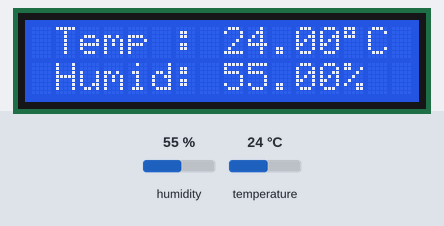
Recording of a sketch running on a simulated Arduino Uno, built with avr-gcc and run on an emulated ATmega328P. On the bench: 16×2 character LCD. The inputs (shaded band) are chosen by the test bench; at power-on: humidity 55 %, temperature 24 °C. What the sketch prints to the serial monitor is not drawn.

Above: at 1.4 s.
1.5 s: humidity set to 22 %
At 10.8 s:
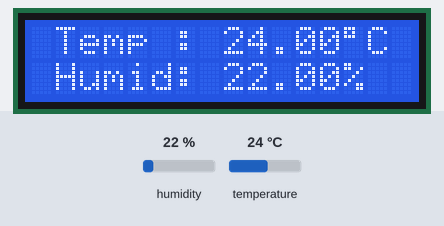
11.5 s: temperature set to 12 °C
At 21.2 s:
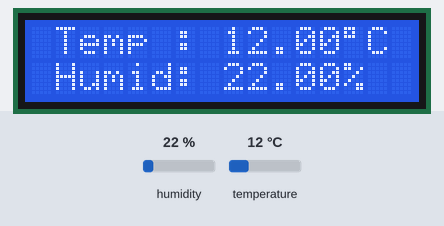
21.6 s: humidity set to 40 %
At 31.4 s:
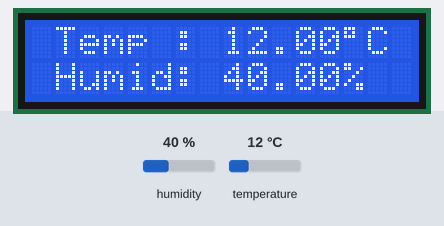
31.7 s: temperature set to 19 °C
At 40.8 s:
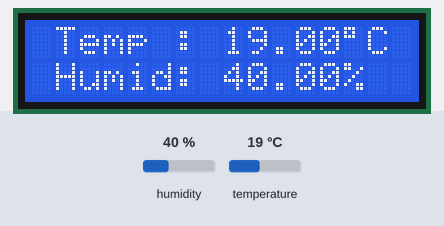
Timing chart, 0 to 42.3 s (numbered marks = the images above; inputs shaded):
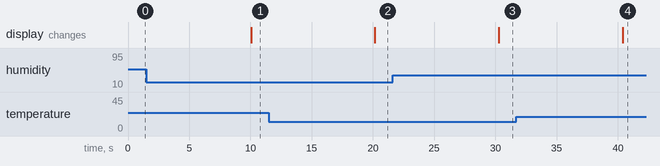

The sketch:

arduino-air.ino
```cpp
#include <Chrono.h>
#include <LiquidCrystal_I2C.h>
#include "DHT.h"
#include <Wire.h>

String nodeName = "TEMP_HUMID";
const char delimiter = '_';

// DTH11
#define DHTPIN 8
#define DHTTYPE DHT11
DHT dht(DHTPIN, DHTTYPE);
float temp = 0.0;
float humid = 0.0;

// LCD
LiquidCrystal_I2C lcd(0x3F, 16, 2);

// Timer
Chrono timer;
const unsigned int interval = 10000;


void setup() {
  Serial.begin(9600);
  setUpLCD();
  dht.begin();


  processData();
}

void loop() {
  repeat();
}

void setUpLCD() {
  Wire.begin(); // sda-A4 scl-A5
  lcd.begin();
  lcd.home();

  lcd.setCursor(1, 0);
  lcd.print("Temp :       C");
  lcd.setCursor(13, 0);
  lcd.print(char(223));
  lcd.setCursor(1, 1);
  lcd.print("Humid:      %");
}

void repeat() {
  if (!timer.hasPassed(interval)) return;
  processData();
  timer.restart();
}

void processData() {
  getTempHumid();
  displayLCD();
  sendSignal();
}

void getTempHumid() {
  temp = dht.readTemperature();
  humid = dht.readHumidity();
}

float roundData(float data) {
  float dec = 100.0;
  int a = (int) (data * dec);
  return (float) a / dec;
}

void displayLCD() {
  lcd.setCursor(8, 0);
  lcd.print(temp);
  lcd.setCursor(8, 1);
  lcd.print(humid);
}

void sendSignal() {
  String signal = nodeName + " " + String(temp) + delimiter + String(humid);
  Serial.print(signal);
  Serial.flush();
  delay(50);
}
```

Measured:
- after the input at 1.5 s, the display: changes after 8.6 s (image 1)
- after the input at 11.5 s, the display: changes after 8.7 s (image 2)
- after the input at 21.6 s, the display: changes after 8.7 s (image 3)
- after the input at 31.7 s, the display: changes after 8.7 s (image 4)
